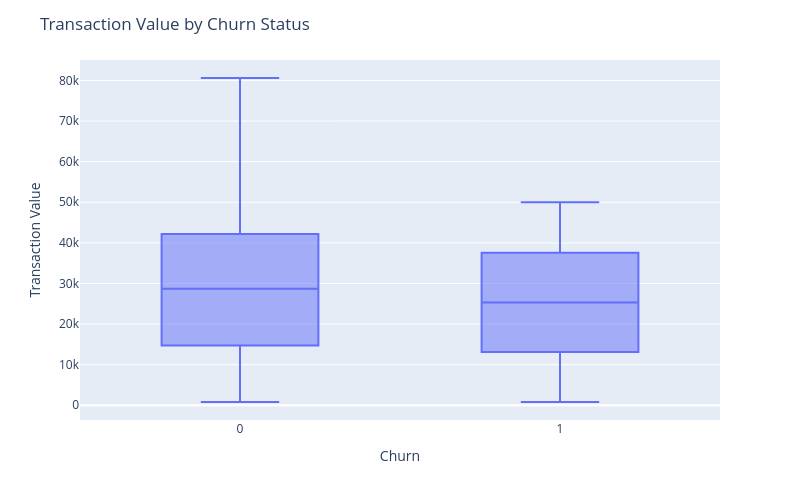

Write notebook code for a chart like this one.
### Markdown cell above
## Question 3:
### Does Transaction Value Affect Churn?

### Code cell
fig = px.box(
    df,
    x='churn',
    y='transaction_value',
    width=800,  
    height=500   
)

fig.update_layout(
    title='Transaction Value by Churn Status',
    xaxis_title='Churn',
    yaxis_title='Transaction Value'
)

fig.show()

### Figure 1 — Plotly figure (JSON) as saved in the notebook; plotly's stock layout.template omitted (floating-point values rounded to 4 significant figures; data arrays with more than 128 entries replaced by an {"elided": "..."} marker saying what was removed)
{"data": [{"alignmentgroup": "True", "hovertemplate": "churn=%{x}<br>transaction_value=%{y}<extra></extra>", "legendgroup": "", "marker": {"color": "#636efa"}, "name": "", "notched": false, "offsetgroup": "", "orientation": "v", "showlegend": false, "type": "box", "x": {"elided": "14372 int values"}, "x0": " ", "xaxis": "x", "y": {"elided": "14372 float values"}, "y0": " ", "yaxis": "y"}], "layout": {"boxmode": "group", "height": 500, "legend": {"tracegroupgap": 0}, "margin": {"t": 60}, "title": {"text": "Transaction Value by Churn Status"}, "width": 800, "xaxis": {"anchor": "y", "domain": [0, 1], "title": {"text": "Churn"}}, "yaxis": {"anchor": "x", "domain": [0, 1], "title": {"text": "Transaction Value"}}}}
